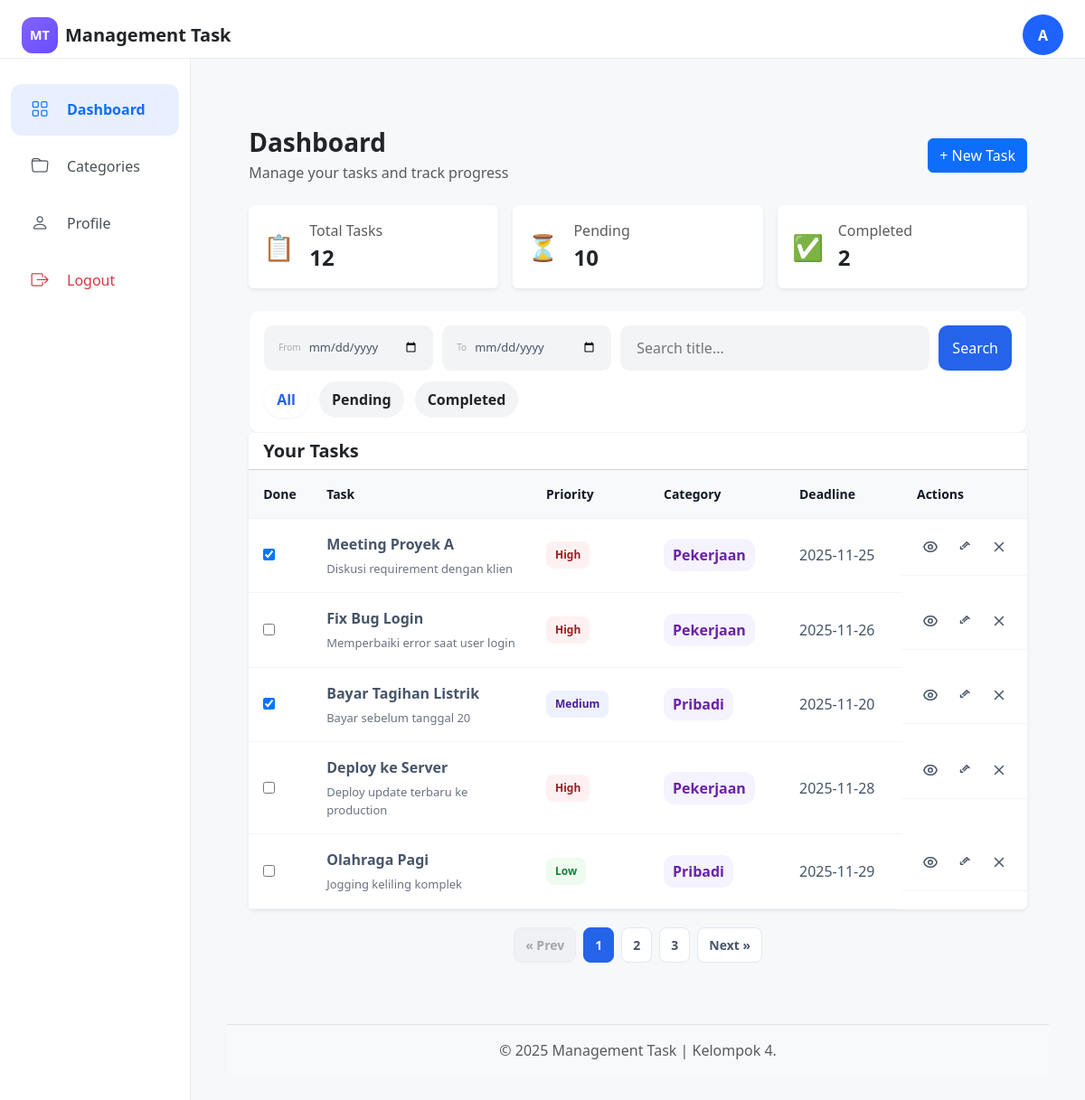
/dashboard.php (signed in), run on the app's committed database.
### tables this page shows
CREATE TABLE `users` (
  `id` bigint UNSIGNED NOT NULL,
  `name` varchar(255) NOT NULL,
  `phone_number` varchar(20) NOT NULL,
  `password` varchar(255) NOT NULL,
  `is_wa_notification_active` tinyint(1) DEFAULT '1',
  `created_at` timestamp NULL DEFAULT NULL,
  `updated_at` timestamp NULL DEFAULT NULL
);

CREATE TABLE `tasks` (
  `id` bigint UNSIGNED NOT NULL,
  `user_id` bigint UNSIGNED NOT NULL,
  `category_id` bigint UNSIGNED DEFAULT NULL,
  `title` varchar(255) NOT NULL,
  `description` text,
  `priority` enum('low','medium','high') NOT NULL DEFAULT 'medium',
  `deadline` date NOT NULL,
  `status` enum('pending','completed') NOT NULL DEFAULT 'pending',
  `created_at` timestamp NULL DEFAULT NULL,
  `updated_at` timestamp NULL DEFAULT NULL
);

CREATE TABLE `categories` (
  `id` bigint UNSIGNED NOT NULL,
  `user_id` bigint UNSIGNED NOT NULL,
  `name` varchar(255) NOT NULL,
  `created_at` timestamp NULL DEFAULT NULL,
  `updated_at` timestamp NULL DEFAULT NULL
);

### dashboard.php (the view, shortened to what this page needs)
<?php
require_once __DIR__ . "/config/database.php";
include_once __DIR__ . "/layout/header.php";
include_once __DIR__ . "/layout/sidebar.php";
$filterStatus = isset($_GET['status']) ? $_GET['status'] : 'all';
$searchQuery  = isset($_GET['q']) ? $_GET['q'] : '';
$startDate = isset($_GET['start_date']) ? $_GET['start_date'] : '';
$endDate   = isset($_GET['end_date']) ? $_GET['end_date'] : '';
$page = isset($_GET['page']) ? (int)$_GET['page'] : 1;
$limit = 5;
$offset = ($page - 1) * $limit;
$totalTasks = $pendingTasks = $completedTasks = 0;
$tasks = [];
$totalPages = 1;
if ($user_id > 0 && isset($pdo)) {
    try {
        $stmt = $pdo->prepare("SELECT COUNT(*) FROM tasks WHERE user_id = ?");
        $stmt->execute([$user_id]);
        $totalTasks = intval($stmt->fetchColumn());
        $stmt = $pdo->prepare("SELECT COUNT(*) FROM tasks WHERE user_id = ? AND status='pending'");
        $stmt->execute([$user_id]);
        $pendingTasks = intval($stmt->fetchColumn());
        $stmt = $pdo->prepare("SELECT COUNT(*) FROM tasks WHERE user_id = ? AND status='completed'");
        $stmt->execute([$user_id]);
        $completedTasks = intval($stmt->fetchColumn());
        $whereClause = "WHERE t.user_id = ?";
        $params = [$user_id];
        $countSql = "SELECT COUNT(*) FROM tasks t $whereClause";
        $stmtCount = $pdo->prepare($countSql);
        $stmtCount->execute($params);
        $totalFilteredRows = $stmtCount->fetchColumn();
        $totalPages = ceil($totalFilteredRows / $limit);
        $sql = "SELECT t.id, t.title, t.description, t.priority, t.deadline, t.status, t.category_id, c.name AS category
                FROM tasks t
                LEFT JOIN categories c ON t.category_id=c.id
                $whereClause
                ORDER BY t.created_at DESC
                LIMIT $limit OFFSET $offset";
        $stmt = $pdo->prepare($sql);
        $stmt->execute($params);
        $tasks = $stmt->fetchAll(PDO::FETCH_ASSOC);
    } catch (Exception $e) {
        error_log("dashboard fetch error: ".$e->getMessage());
    }
}
?>
<div class="app-container py-4">
    <div class="d-flex justify-content-between align-items-center mb-4">
        <div>
            <h3 class="fw-bold mb-1">Dashboard</h3>
            <div class="text-muted">Manage your tasks and track progress</div>
        </div>
        <button class="btn btn-primary" data-bs-toggle="modal" data-bs-target="#addTaskModal">
            + New Task
        </button>
    </div>
    <div class="row g-3 mb-4">
        <div class="col-md-4">
            <div class="card shadow-sm border-0">
                <div class="card-body d-flex align-items-center">
                    <div class="me-3 fs-3">📋</div>
                    <div>
                        <div class="text-muted">Total Tasks</div>
                        <div class="fs-4 fw-bold" id="totalTasks"><?= $totalTasks ?></div>
                    </div>
                </div>
            </div>
        </div>
        <div class="col-md-4">
            <div class="card shadow-sm border-0">
                <div class="card-body d-flex align-items-center">
                    <div class="me-3 fs-3">⏳</div>
                    <div>
                        <div class="text-muted">Pending</div>
                        <div class="fs-4 fw-bold" id="pendingTasks"><?= $pendingTasks ?></div>
                    </div>
                </div>
            </div>
        </div>
        <div class="col-md-4">
            <div class="card shadow-sm border-0">
                <div class="card-body d-flex align-items-center">
                    <div class="me-3 fs-3">✅</div>
                    <div>
                        <div class="text-muted">Completed</div>
                        <div class="fs-4 fw-bold" id="completedTasks"><?= $completedTasks ?></div>
                    </div>
                </div>
            </div>
        </div>
    </div>
    <div class="controls">
        <div class="row">
            <form method="GET" action="dashboard.php" class="search-form">
                <div class="date-filter" title="Start Date">
                    <small style="font-size:10px; color:#aaa;">From</small>
                    <input type="date" name="start_date" value="<?= htmlspecialchars($startDate) ?>">
                </div>
                <div class="date-filter" title="End Date">
                    <small style="font-size:10px; color:#aaa;">To</small>
                    <input type="date" name="end_date" value="<?= htmlspecialchars($endDate) ?>">
                </div>
                <div class="search">
                    <input type="text" name="q" id="searchInput"
                           placeholder="Search title..."
                           value="<?= htmlspecialchars($searchQuery) ?>" />
                </div>
                <button type="submit" class="btn-search">Search</button>
            </form>
        </div>
        <?php
            function buildUrl($newParams) {
                $params = $_GET;
                foreach ($newParams as $key => $value) {
                    $params[$key] = $value;
                }
                if (!isset($newParams['page'])) {
                    $params['page'] = 1;
                }
                return 'dashboard.php?' . http_build_query($params);
            }
        ?>
        <div class="filter-tabs">
            <a href="<?= buildUrl(['status' => 'all']) ?>" class="filter-link">
                <div class="tab <?= ($filterStatus == 'all') ? 'active' : '' ?>">All</div>
            </a>
            <a href="<?= buildUrl(['status' => 'pending']) ?>" class="filter-link">
                <div class="tab <?= ($filterStatus == 'pending') ? 'active' : '' ?>">Pending</div>
            </a>
            <a href="<?= buildUrl(['status' => 'completed']) ?>" class="filter-link">
                <div class="tab <?= ($filterStatus == 'completed') ? 'active' : '' ?>">Completed</div>
            </a>
        </div>
    </div>
    <div class="card shadow-sm border-0">
        <div class="card-header bg-white"><h5 class="m-0 fw-bold">Your Tasks</h5></div>
        <div class="card-body p-0">
            <table class="table table-hover mb-0">
                <thead class="table-light">
                    <tr>
                        <th style="width:70px;">Done</th><th>Task</th><th style="width:130px;">Priority</th><th style="width:150px;">Category</th><th style="width:130px;">Deadline</th><th style="width:110px;">Actions</th>
                    </tr>
                </thead>
                <tbody id="tasksTbody">
                    <?php if (!empty($tasks)): ?>
                    <?php foreach($tasks as $t):
                        $tid = (int)$t['id'];
                        $title = htmlspecialchars($t['title']);
                        $desc = htmlspecialchars($t['description']);
                        $priority = strtolower($t['priority'] ?? 'medium');
                        $category = htmlspecialchars($t['category'] ?? 'Uncategorized');
                        $deadline = $t['deadline'] ?: '-';
                        $status = strtolower($t['status'] ?? 'pending');
                        $pclass = $priority==='low'?'priority-low':($priority==='high'?'priority-high':'priority-medium');
                    ?>
                    <tr data-id="<?= $tid ?>" data-title="<?= $title ?>" data-desc="<?= $desc ?>"
                        data-priority="<?= $priority ?>" data-category-id="<?= $t['category_id'] ?? '' ?>"
                        data-category="<?= $category ?>" data-deadline="<?= $deadline ?>" data-status="<?= $status ?>">
                        <td class="checkbox-td"><input type="checkbox" onchange="toggleStatus(<?= $tid ?>, this)" <?= $status==='completed' ? 'checked' : '' ?>></td>
                        <td><div class="task-title"><?= $title ?></div><?php if($desc): ?><div class="task-desc"><?= strlen($desc)>120?substr($desc,0,120).'...':$desc ?></div><?php endif;?></td>
                        <td><span class="priority-badge <?= $pclass ?>"><?= ucfirst($priority) ?></span></td>
                        <td><span class="category-pill"><?= $category ?></span></td>
                        <td><?= $deadline ?></td>
                        <td class="actions">
                            <button class="action-btn view-btn" onclick="openView(this.closest('tr'))" title="View"></button>
                            <button class="action-btn edit-btn" onclick="openEdit(this.closest('tr'))" title="Edit"><svg xmlns="http://www.w3.org/2000/svg" fill="none" viewBox="0 0 24 24" stroke="currentColor"><path stroke-linecap="round" stroke-linejoin="round" stroke-width="2" d="M15.232 5.232l3.536 3.536M9 11l6-6m2 2l-6 6m-2 2H6v-3" /></svg></button>
                            <button class="action-btn delete-btn" onclick="deleteTask(<?= $tid ?>)" title="Delete"><svg xmlns="http://www.w3.org/2000/svg" fill="none" viewBox="0 0 24 24" stroke="currentColor"><path stroke-linecap="round" stroke-linejoin="round" stroke-width="2" d="M6 18L18 6M6 6l12 12" /></svg></button>
                        </td>
                    </tr>
                    <?php endforeach;?>
                    <?php else: ?>
                    <tr><td colspan="6"><div class="p-4 text-center text-muted">No tasks found.</div></td></tr>
                    <?php endif; ?>
                </tbody>
            </table>
        </div>
    </div>
    <?php if($totalPages > 1): ?>
    <div class="pagination">
        <a href="<?= 'dashboard.php?' . http_build_query(array_merge($_GET, ['page' => max(1, $page-1)])) ?>"
           class="page-link <?= ($page <= 1) ? 'disabled' : '' ?>">
           &laquo; Prev
        </a>
        <?php for($i=1; $i<=$totalPages; $i++): ?>
            <a href="<?= 'dashboard.php?' . http_build_query(array_merge($_GET, ['page' => $i])) ?>"
               class="page-link <?= ($page == $i) ? 'active' : '' ?>">
               <?= $i ?>
            </a>
        <?php endfor; ?>
        <a href="<?= 'dashboard.php?' . http_build_query(array_merge($_GET, ['page' => min($totalPages, $page+1)])) ?>"
           class="page-link <?= ($page >= $totalPages) ? 'disabled' : '' ?>">
           Next &raquo;
        </a>
    </div>
    <?php endif; ?>
</div>
<?php include "layout/footer.php"; ?>

### layout/sidebar.php (shortened to what this page needs)
<?php
global $pdo;
$user_id = $_SESSION['user_id'] ?? null;
$user = ['name' => 'User'];
if ($user_id && isset($pdo)) {
    try {
        $stmt = $pdo->prepare("SELECT name FROM users WHERE id = ?");
        $stmt->execute([$user_id]);
        $data = $stmt->fetch(PDO::FETCH_ASSOC);
        if ($data) {
            $user = $data;
        }
    } catch (PDOException $e) {
    }
}
if (!function_exists('getInitials')) {
    function getInitials($name) {
        $words = explode(' ', trim($name));
        $initials = '';
        foreach ($words as $w) {
            if (strlen($w) > 0) {
                $initials .= strtoupper($w[0]);
            }
        }
        return substr($initials, 0, 2);
    }
}
?>
<header class="top-app-bar bg-white shadow-sm">
    <div class="d-flex justify-content-between align-items-center py-3 px-4">
        <div class="d-flex align-items-center gap-2">
            <div class="logo-mt-bar">MT</div>
            <span class="fw-semibold fs-5 text-dark d-none d-md-inline">Management Task</span>
        </div>
        <div class="avatar-initials" title="<?= htmlspecialchars($user['name']) ?>">
            <?= getInitials($user['name']); ?>
        </div>
    </div>
</header>
<div class="d-flex" id="wrapper">
    <div id="sidebar-wrapper">
        <nav class="sidebar-nav">
            <div class="sidebar-links">
                <a href="dashboard.php"
                    class="sidebar-link <?= basename($_SERVER['SCRIPT_NAME']) == 'index.php' || basename($_SERVER['SCRIPT_NAME']) == 'dashboard.php' ? 'active-sidebar-link' : '' ?>">
                    <i class="bi bi-grid me-2"></i> Dashboard
                </a>
                <a href="categories.php"
                    class="sidebar-link <?= basename($_SERVER['SCRIPT_NAME']) == 'categories.php' ? 'active-sidebar-link' : '' ?>">
                    <i class="bi bi-folder me-2"></i> Categories
                </a>
                <a href="profile.php"
                    class="sidebar-link <?= basename($_SERVER['SCRIPT_NAME']) == 'profile.php' ? 'active-sidebar-link' : '' ?>">
                    <i class="bi bi-person me-2"></i> Profile
                </a>
                <a href="process/auth_login.php?action=logout" class="sidebar-link text-danger" onclick="return confirm('Yakin ingin keluar?');">
                    <i class="bi bi-box-arrow-right me-2 text-danger"></i> Logout
                </a>
            </div>
        </nav>
    </div>
    <div id="page-content-wrapper">
        <main class="p-4">

### data on the page
users: name "A"
tasks: status "☑", title "Meeting Proyek A", description "Diskusi requirement dengan klien", priority "High", category.name "Pekerjaan", deadline "2025-11-25"
tasks: title "Fix Bug Login", description "Memperbaiki error saat user login", priority "High", category.name "Pekerjaan", deadline "2025-11-26"
tasks: status "☑", title "Bayar Tagihan Listrik", description "Bayar sebelum tanggal 20", priority "Medium", category.name "Pribadi", deadline "2025-11-20"
tasks: title "Deploy ke Server", description "Deploy update terbaru ke production", priority "High", category.name "Pekerjaan", deadline "2025-11-28"
tasks: title "Olahraga Pagi", description "Jogging keliling komplek", priority "Low", category.name "Pribadi", deadline "2025-11-29"

### other printed values
$totalTasks "12"
$pendingTasks "10"
$completedTasks "2"
